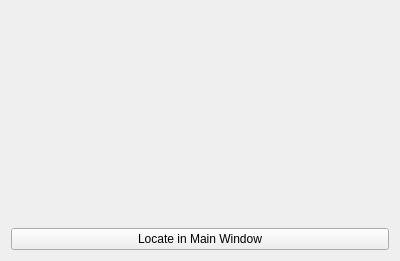
<?xml version="1.0" encoding="UTF-8"?>
<ui version="4.0">
 <class>FlyEmOrthoControlForm</class>
 <widget class="QWidget" name="FlyEmOrthoControlForm">
  <property name="geometry">
   <rect>
    <x>0</x>
    <y>0</y>
    <width>400</width>
    <height>261</height>
   </rect>
  </property>
  <property name="cursor">
   <cursorShape>ArrowCursor</cursorShape>
  </property>
  <property name="windowTitle">
   <string>Form</string>
  </property>
  <property name="autoFillBackground">
   <bool>false</bool>
  </property>
  <layout class="QVBoxLayout" name="verticalLayout">
   <item>
    <widget class="ZFlyEmMessageWidget" name="messageWidget" native="true"/>
   </item>
   <item>
    <widget class="QPushButton" name="locateToPushButton">
     <property name="text">
      <string>Locate in Main Window</string>
     </property>
    </widget>
   </item>
  </layout>
 </widget>
 <customwidgets>
  <customwidget>
   <class>ZFlyEmMessageWidget</class>
   <extends>QWidget</extends>
   <header>flyem/zflyemmessagewidget.h</header>
   <container>1</container>
  </customwidget>
 </customwidgets>
 <resources/>
 <connections/>
</ui>
